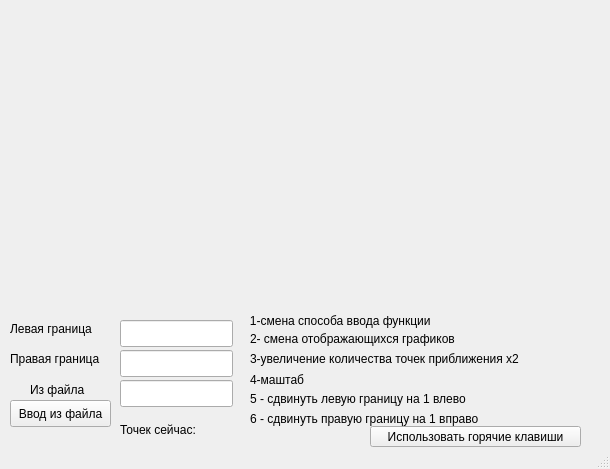
<?xml version="1.0" encoding="UTF-8"?>
<ui version="4.0">
 <class>MainWindow</class>
 <widget class="QMainWindow" name="MainWindow">
  <property name="geometry">
   <rect>
    <x>0</x>
    <y>0</y>
    <width>610</width>
    <height>469</height>
   </rect>
  </property>
  <property name="windowTitle">
   <string>MainWindow</string>
  </property>
  <widget class="QWidget" name="centralWidget">
   <widget class="QCustomPlot" name="widget" native="true">
    <property name="geometry">
     <rect>
      <x>10</x>
      <y>10</y>
      <width>591</width>
      <height>301</height>
     </rect>
    </property>
   </widget>
   <widget class="QLineEdit" name="lineEdit">
    <property name="geometry">
     <rect>
      <x>120</x>
      <y>320</y>
      <width>113</width>
      <height>27</height>
     </rect>
    </property>
   </widget>
   <widget class="QLineEdit" name="lineEdit_2">
    <property name="geometry">
     <rect>
      <x>120</x>
      <y>350</y>
      <width>113</width>
      <height>27</height>
     </rect>
    </property>
   </widget>
   <widget class="QLabel" name="label">
    <property name="geometry">
     <rect>
      <x>10</x>
      <y>320</y>
      <width>101</width>
      <height>17</height>
     </rect>
    </property>
    <property name="text">
     <string>Левая граница</string>
    </property>
   </widget>
   <widget class="QLabel" name="label_2">
    <property name="geometry">
     <rect>
      <x>10</x>
      <y>350</y>
      <width>101</width>
      <height>17</height>
     </rect>
    </property>
    <property name="text">
     <string>Правая граница</string>
    </property>
   </widget>
   <widget class="QLabel" name="label_3">
    <property name="geometry">
     <rect>
      <x>240</x>
      <y>310</y>
      <width>351</width>
      <height>21</height>
     </rect>
    </property>
    <property name="text">
     <string>   1-смена способа ввода функции</string>
    </property>
   </widget>
   <widget class="QLabel" name="label_4">
    <property name="geometry">
     <rect>
      <x>250</x>
      <y>330</y>
      <width>241</width>
      <height>17</height>
     </rect>
    </property>
    <property name="text">
     <string>2- смена отображающихся графиков </string>
    </property>
   </widget>
   <widget class="QLabel" name="label_5">
    <property name="geometry">
     <rect>
      <x>250</x>
      <y>350</y>
      <width>331</width>
      <height>17</height>
     </rect>
    </property>
    <property name="text">
     <string>3-увеличение количества точек приближения x2</string>
    </property>
   </widget>
   <widget class="QLabel" name="label_6">
    <property name="geometry">
     <rect>
      <x>250</x>
      <y>370</y>
      <width>301</width>
      <height>20</height>
     </rect>
    </property>
    <property name="text">
     <string>4-маштаб</string>
    </property>
   </widget>
   <widget class="QPushButton" name="pushButton">
    <property name="geometry">
     <rect>
      <x>370</x>
      <y>426</y>
      <width>211</width>
      <height>21</height>
     </rect>
    </property>
    <property name="text">
     <string>Использовать горячие клавиши</string>
    </property>
   </widget>
   <widget class="QLabel" name="label_7">
    <property name="geometry">
     <rect>
      <x>120</x>
      <y>420</y>
      <width>101</width>
      <height>20</height>
     </rect>
    </property>
    <property name="text">
     <string>Точек сейчас:</string>
    </property>
   </widget>
   <widget class="QLabel" name="label_8">
    <property name="geometry">
     <rect>
      <x>210</x>
      <y>420</y>
      <width>59</width>
      <height>21</height>
     </rect>
    </property>
    <property name="text">
     <string/>
    </property>
   </widget>
   <widget class="QLineEdit" name="lineEdit_3">
    <property name="geometry">
     <rect>
      <x>120</x>
      <y>380</y>
      <width>113</width>
      <height>27</height>
     </rect>
    </property>
   </widget>
   <widget class="QLabel" name="label_9">
    <property name="geometry">
     <rect>
      <x>30</x>
      <y>380</y>
      <width>71</width>
      <height>20</height>
     </rect>
    </property>
    <property name="text">
     <string>Из файла</string>
    </property>
   </widget>
   <widget class="QPushButton" name="pushButton_2">
    <property name="geometry">
     <rect>
      <x>10</x>
      <y>400</y>
      <width>101</width>
      <height>27</height>
     </rect>
    </property>
    <property name="text">
     <string>Ввод из файла</string>
    </property>
   </widget>
   <widget class="QLabel" name="label_10">
    <property name="geometry">
     <rect>
      <x>250</x>
      <y>390</y>
      <width>301</width>
      <height>17</height>
     </rect>
    </property>
    <property name="text">
     <string>5 - сдвинуть левую границу на 1 влево</string>
    </property>
   </widget>
   <widget class="QLabel" name="label_11">
    <property name="geometry">
     <rect>
      <x>250</x>
      <y>410</y>
      <width>271</width>
      <height>17</height>
     </rect>
    </property>
    <property name="text">
     <string>6 - сдвинуть правую границу на 1 вправо</string>
    </property>
   </widget>
  </widget>
  <widget class="QStatusBar" name="statusBar"/>
 </widget>
 <layoutdefault spacing="6" margin="11"/>
 <customwidgets>
  <customwidget>
   <class>QCustomPlot</class>
   <extends>QWidget</extends>
   <header>qcustomplot.h</header>
   <container>1</container>
  </customwidget>
 </customwidgets>
 <resources/>
 <connections/>
</ui>
